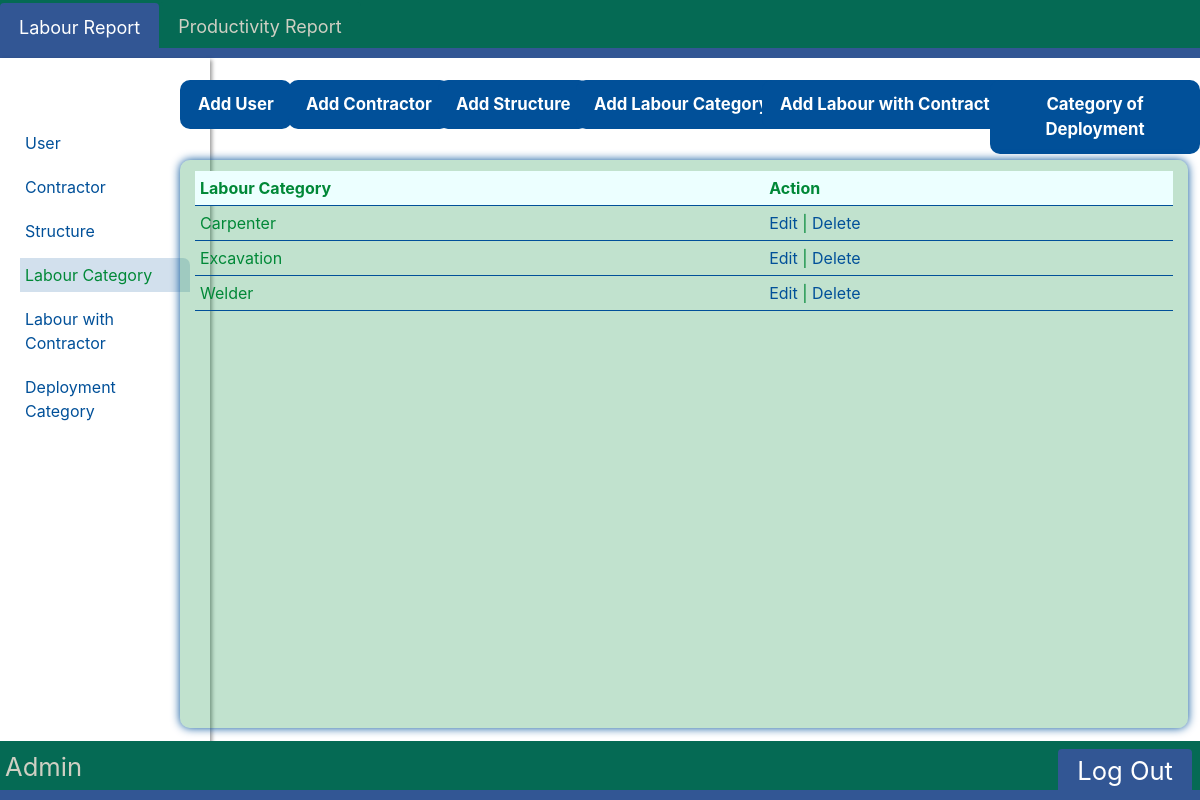
Page /ShowLabours/ (signed in) on the earlier database version.
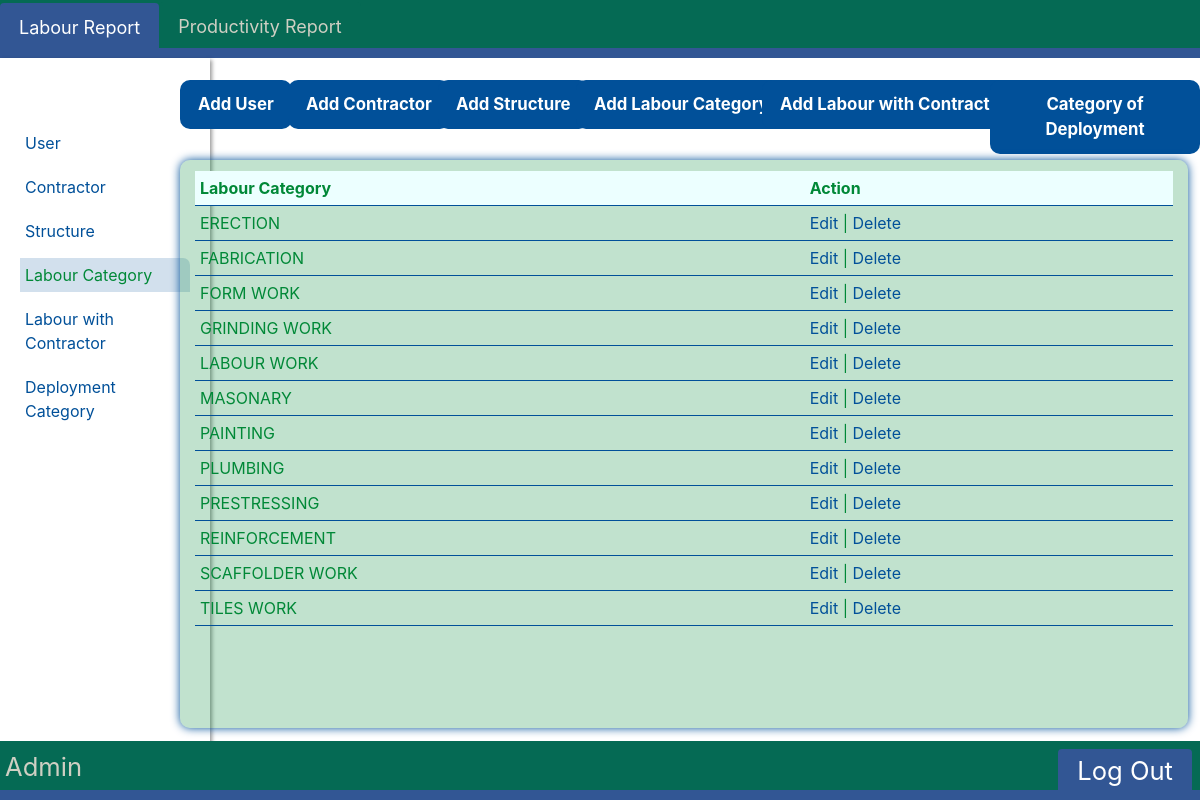
Same page on the later database version.
### LabourReport/models.py (models this page shows, shortened)
class AddLabour(models.Model):
    LabourCategory=models.CharField(max_length=200, null=True)

### LabourReport/decorators.py (the view)
        def wrapper_func(request, *args, **kwargs):
            group = None
            if request.user.groups.exists():
                group = request.user.groups.all()[0].name
            if group in allowed_roles:
                return view_func(request, *args, **kwargs)
            else:
                return HttpResponse('You are not authorized to view this page')

### LabourReport/views.py (called while the page is built)
@login_required(login_url='Login')
@allowed_users(allowed_roles=['Admin'])
def ShowLabours(request):
    data = AddLabour.objects.all().order_by('LabourCategory')
    df = pd.DataFrame(columns=['LabourCategory','id'])
    for i in data:
        df.loc[len(df)] = {'LabourCategory':i.LabourCategory,'id':i.id}
    return render(request,'LabourReport/Admin/ShowLabours.html',{'data':df})

### LabourReport/templates/LabourReport/Admin/ShowLabours.html (shortened to what this page needs)
{% extends 'LabourReport/NavbarLR.html' %}
{% load static %}
{% block css %}
<link rel="stylesheet" href="{% static '/css/Admin/Admin.css' %}">
{% endblock %}
{% block content %}
  <div class="sidebar">
        <br><br>
        <a href="{% url 'HomeAdmin' %}">User</a>
        <a href="{% url 'Contractor' %}" >Contractor</a>
        <a href="{% url 'ShowStructure' %}" >Structure</a>
        <a href="{% url 'ShowLabours' %}" class="sidebar-item active">Labour Category</a>
        <a href="{% url 'ShowLabourOfContractor' %}" >Labour with Contractor</a>
        <a href="{% url 'ShowActivity' %}" >Deployment Category</a>
  </div>
    <a href="{% url 'AddUser' %}" class="addSE">Add User</a>
    <a href="{% url 'AddContractor' %}" class="addCatDeploy">Add Contractor</a>
    <a href="{% url 'AddStructure' %}" class="addCont">Add Structure</a>
    <a href="{% url 'AddLabours' %}" class="reset">Add Labour Category</a>
    <a href="{% url 'LabourOfContractor' %}" class="LabToCont">Add Labour with Contractor</a>
    <a href="{% url 'AddActivity' %}" class="addCat">Category of Deployment</a>
    <div id="DataDisplay" >
      <div id="data">
        <table>
          <tr style="position: sticky; width:100%;top:0%;background-color: rgb(236, 255, 255);">
            <th>Labour Category</th>
            <th>Action</th>
          </tr>
          {% for i in data.itertuples %}
          <tr>
            <td>{{i.LabourCategory}}</td>
            <td><a href="{% url 'EditLabours' i.id %}">Edit</a> | <a onclick="Delete()" href="{% url 'DeleteLabours' i.id %}">Delete</a></td>
          </tr>
          {% endfor %}
        </table>
      </div>
    </div>
{% endblock %}

### LabourReport/templates/LabourReport/NavbarLR.html (shortened to what this page needs)
{% load static %}
<!DOCTYPE html>
<html>
    <head>
        <link rel="stylesheet" href="https://cdn.jsdelivr.net/npm/bootstrap@4.0.0/dist/css/bootstrap.min.css">
        {% block css %}
        {% endblock %}
    </head>
  <body>
    <div style="display: block;">
    <ul class="nav nav-tabs">
        <li class="nav-item">
          {% block LRLink %}<a class="nav-link active" href="{% url 'HomeAdmin' %}">Labour Report</a>{% endblock %}
        </li>
        <li class="nav-item">
          {% block PRLink %}<a class="nav-link" href="{% url 'HomeAdminProRepo' %}">Productivity Report</a>{% endblock %}
        </li>
    </ul>
</div>
    {% block content %}
    {% endblock %}
    {% block content2 %}
    <div style="z-index: 1;" id="footer"><p id="name">{{request.user}}</p>
    {% endblock %}
    {% block bkbtn %}<a href="{% url 'Logout' %}" class="back">Log Out</a>{% endblock %}</div>
  </body>
</html>

### static/css/Admin/Admin.css (style rules this page uses)
.addSE { display: block; background: #a8a8a8; padding: 6% 5% 6% 5%; font-size: 100%; text-align: center; font-weight: bold; line-height: 25px; position: absolute; border-radius: 5%; color: #ffffff; background-color: #a8a8a8; top: 25%; left: 35%; }
.addCont { display: block; background: #a8a8a8; padding: 6% 5% 6% 5%; font-size: 100%; text-align: center; font-weight: bold; line-height: 25px; position: absolute; border-radius: 5%; color: #ffffff; background-color: #a8a8a8; top: 40%; left: 28%; }
.reset { display: block; background: #a8a8a8; padding: 6% 6% 6% 6%; font-size: 100%; text-align: center; font-weight: bold; line-height: 25px; position: absolute; border-radius: 5%; color: #ffffff; background-color: #a8a8a8; top: 70%; left: 21%; }
.addCat { display: block; background: #a8a8a8; padding: 6% 5% 6% 5%; font-size: 100%; text-align: center; font-weight: bold; line-height: 25px; position: absolute; border-radius: 5%; color: #ffffff; background-color: #a8a8a8; top: 55%; left: 22.5%; }
@media only screen and (min-width: 600px) { #DataDisplay { position: absolute; top: 20%; left: 15%; width: 84%; height: 71%; background-color: #0088363e; border-radius: 10px; box-shadow: 0 0 10px 0 #015099; } }
@media only screen and (min-width: 600px) { .addSE { display: block; padding: 1% 1.5%; font-size: 105%; text-align: center; font-weight: bold; line-height: 25px; position: absolute; border-radius: 10px; color: #ffffff; background-color: #015099; top: 10%; left: 15%; animation: zoomout 0.7s forwards ; } }
@media only screen and (min-width: 600px) { .addCatDeploy { display: block; padding: 1% 1.5%; font-size: 105%; text-align: center; font-weight: bold; line-height: 25px; position: absolute; border-radius: 10px; color: #ffffff; background-color: #015099; top: 10%; left: 24%; animation: zoomout 0.7s forwards ; } }
@media only screen and (min-width: 600px) { .LabToCont { display: block; padding: 1% 1.5%; font-size: 105%; text-align: center; font-weight: bold; line-height: 25px; position: absolute; border-radius: 10px; color: #ffffff; background-color: #015099; top: 10%; left: 63.5%; animation: zoomout 0.7s forwards ; } }
@media only screen and (min-width: 600px) { .addCont { display: block; padding: 1% 1.5%; font-size: 105%; text-align: center; font-weight: bold; line-height: 25px; position: absolute; border-radius: 10px; color: #ffffff; background-color: #015099; top: 10%; left: 36.5%; animation: zoomout 0.7s forwards ; } }
@media only screen and (min-width: 600px) { .reset { display: block; padding: 1% 1.5%; font-size: 105%; text-align: center; font-weight: bold; line-height: 25px; position: absolute; border-radius: 10px; color: #ffffff; background-color: #015099; top: 10%; left: 48%; animation: zoomout 0.7s forwards ; } }
@media only screen and (min-width: 600px) { .addCat { display: block; padding: 1% 1.5%; font-size: 105%; text-align: center; font-weight: bold; line-height: 25px; position: absolute; border-radius: 10px; color: #ffffff; background-color: #015099; top: 10%; left: 82.5%; animation: zoomout 0.7s forwards ; } }

### LabourReport/templates/LabourReport/NavbarLR.html (style rules this page uses)
.nav.nav-tabs { background-color: #056A54; font-size: large; border-bottom:10px solid #325694; width: 100%; }
.nav-tabs .nav-link { border: 0px; }
.nav-tabs .nav-link.active { margin-top: 0.2%; background-color: #325694; color: white; border-top: 3px solid #325694; border-left: 3px solid #325694; border-right: 3px solid #325694; border-bottom: 0px; }
.nav-item { margin-top: 0.2%; }
.nav-tabs .nav-link { color: #CFCFC3; background-color: #056A54; border: 3px solid #056A54; border-top: 3px solid #056A54; border-left: 3px solid #056A54; border-right: 3px solid #056A54; border-bottom: 0px; }
#footer { background-color: #056A54; font-size: 160%; border-bottom:10px solid #325694; overflow: hidden; position: fixed; bottom: 0px; width: 100%; }
#name { color: #CFCFC3; float: left; padding-left: 5px; padding-top: 7px; margin-bottom: 0px; }
.back { float: right; border: 0px; color: #ffffff; background-color: #325694; border-top: 3px solid #325694; border-left: 3px solid #325694; border-right: 3px solid #325694; border-bottom: 0px; border-radius: 0.25rem 0.25rem 0px 0px; margin-top: 8px; margin-right: 8px; padding: 0rem 1rem; }
@media only screen and (min-width: 600px) { .nav.nav-tabs { width: 100%; } }

Differences in the rows shown:
removed AddLabour: LabourCategory "Carpenter"
removed AddLabour: LabourCategory "Excavation"
removed AddLabour: LabourCategory "Welder"
added AddLabour: LabourCategory "ERECTION"
added AddLabour: LabourCategory "FABRICATION"
added AddLabour: LabourCategory "FORM WORK"
added AddLabour: LabourCategory "GRINDING WORK"
added AddLabour: LabourCategory "LABOUR WORK"
added AddLabour: LabourCategory "MASONARY"
added AddLabour: LabourCategory "PAINTING"
added AddLabour: LabourCategory "PLUMBING"
added AddLabour: LabourCategory "PRESTRESSING"
added AddLabour: LabourCategory "REINFORCEMENT"
added AddLabour: LabourCategory "SCAFFOLDER WORK"
added AddLabour: LabourCategory "TILES WORK"
Other differences:
new list line: "Edit | Delete"
list line gone: "Edit | Delete"
